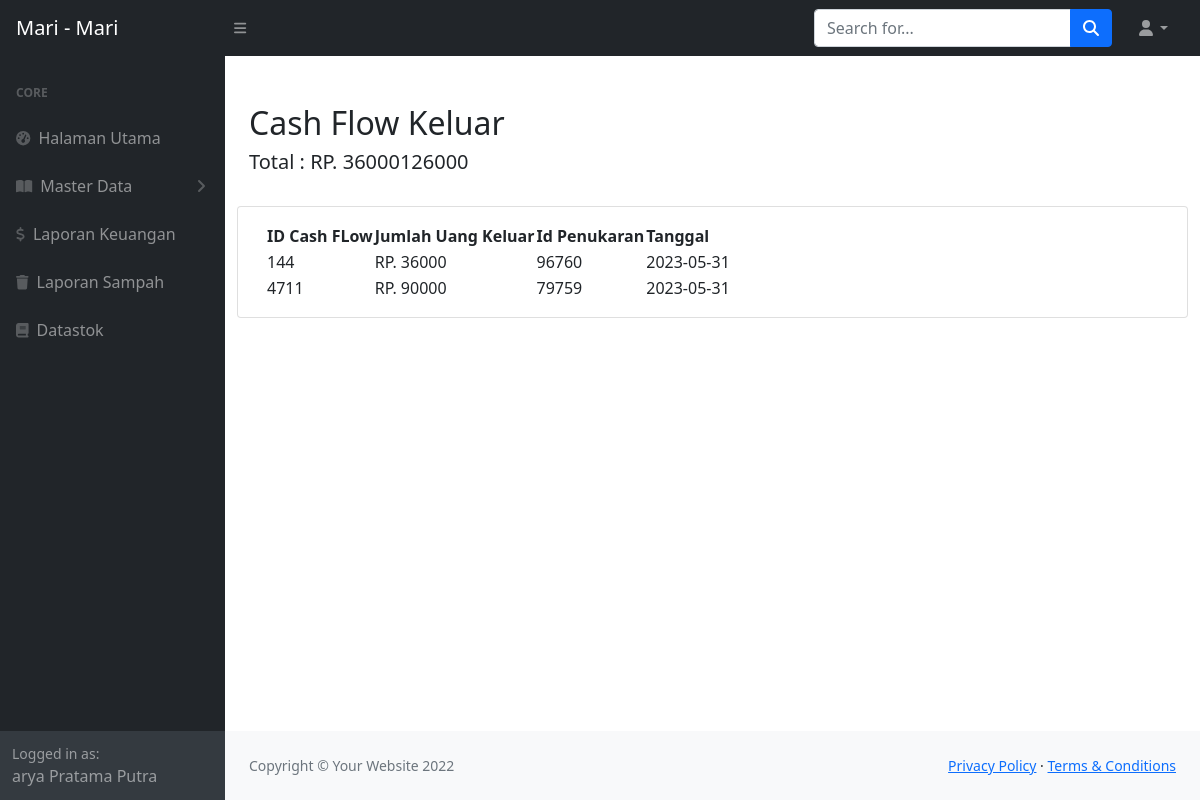
The app's page /petugas/keuangan.php (signed in), older data.
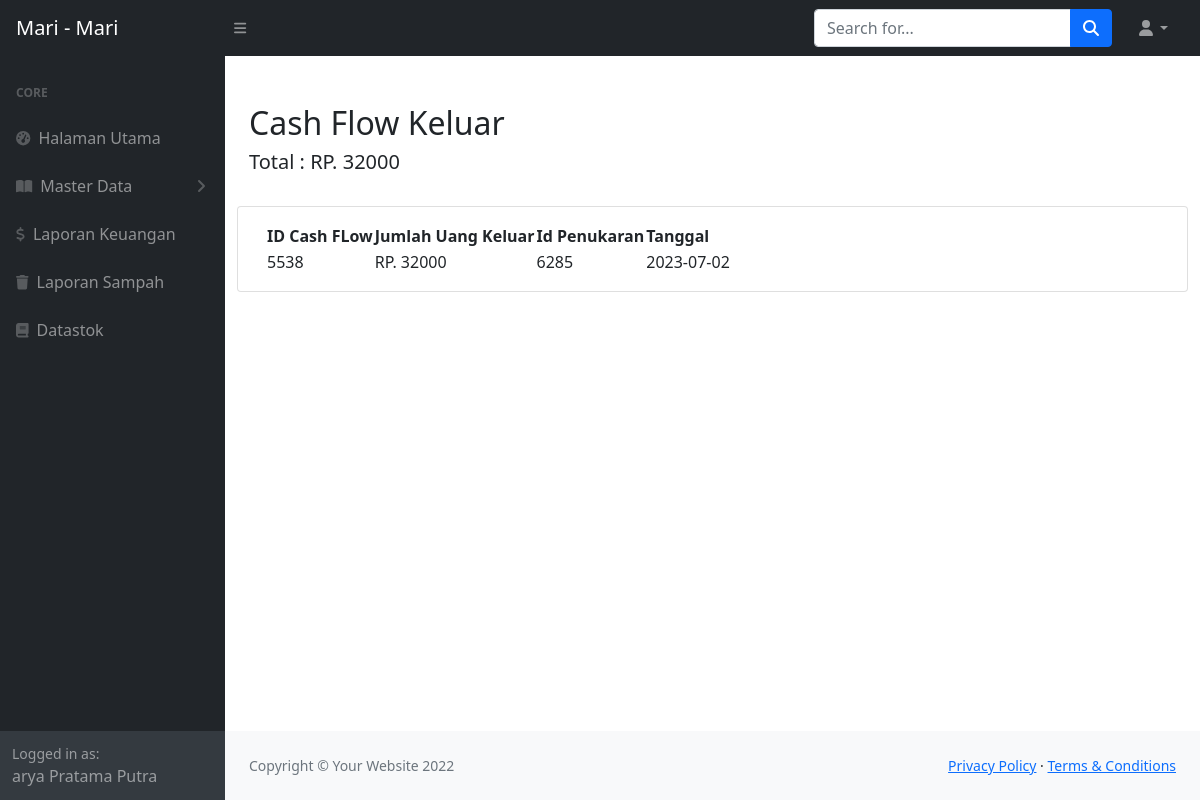
The same page, newer data.
### tables this page shows
CREATE TABLE `cash_flow` (
  `id_flow` varchar(100) NOT NULL,
  `Jumlah_uang_keluar` varchar(100) NOT NULL,
  `id_penukaran` varchar(100) NOT NULL,
  `tanggal` varchar(100) NOT NULL
);

### petugas/keuangan.php (the view, shortened to what this page needs)
<?php
            include 'view/header.php';
            include 'view/sidebar.php';
            include '../Action_front/koneksi.php';
?>
            <div id="layoutSidenav_content">
            <div class="container-fluid px-4">
                <main>
                        <br>
                        <br>
                        <h2> Cash Flow Keluar</h2>
                        <h5>Total : RP. <?php
                                $total = 0;
                                $sData = mysqli_query($koneksi,"SELECT * FROM cash_flow");
                                while ($cash = mysqli_fetch_array($sData)) {
                                    $total = $total + $cash['Jumlah_uang_keluar'];
                                    echo $total;
                                }
                        ?></h5>
                        <br>
                <div class="row">
                    <div class="card mb-4">
                    <div class="card-body">
                                <table id="datatablesSimple">
                                    <thead>
                                        <tr>
                                            <th>ID Cash FLow</th>
                                            <th>Jumlah Uang Keluar</th>
                                            <th>Id Penukaran</th>
                                            <th>Tanggal</th>
                                        </tr>
                                    </thead>
                                    <tbody>
                                    <?php
                                            $selectdata = mysqli_query($koneksi,"SELECT * FROM `cash_flow`");
                                            while ($data = mysqli_fetch_array($selectdata)) {
                                                ?>
                                        <tr>
                                            <td><?php echo $data['id_flow'] ?></td>
                                            <td><?php echo "RP"."."." ".$data['Jumlah_uang_keluar']; ?></td>
                                            <td><?php echo $data['id_penukaran'] ?></td>
                                            <td><?php echo $data['tanggal'] ?></td>
                                        </tr>
                                    <?php
                                            }
                                    ?>
                                    </tbody>
                                    </table>
            </main>
</div>
    </body>
</html>
<?php
    include 'view/footer.php';
?>

Row changes from the older to the newer data that the page shows:
removed cash_flow: total "36000", id_flow "144", Jumlah_uang_keluar "36000", id_penukaran "96760", tanggal "2023-05-31"
removed cash_flow: total "126000", id_flow "4711", Jumlah_uang_keluar "90000", id_penukaran "79759", tanggal "2023-05-31"
added cash_flow: total "32000", id_flow "5538", Jumlah_uang_keluar "32000", id_penukaran "6285", tanggal "2023-07-02"
